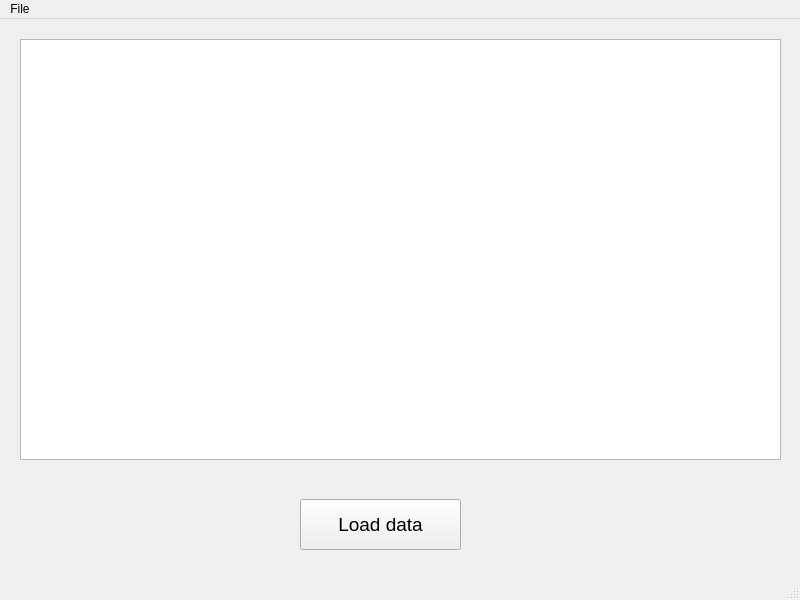
<?xml version="1.0" encoding="UTF-8"?>
<ui version="4.0">
 <class>MainWindow</class>
 <widget class="QMainWindow" name="MainWindow">
  <property name="windowModality">
   <enum>Qt::NonModal</enum>
  </property>
  <property name="geometry">
   <rect>
    <x>0</x>
    <y>0</y>
    <width>800</width>
    <height>600</height>
   </rect>
  </property>
  <property name="windowTitle">
   <string>Adapter - IM6</string>
  </property>
  <property name="windowIcon">
   <iconset>
    <normaloff>resources/favicon.ico</normaloff>resources/favicon.ico</iconset>
  </property>
  <widget class="QWidget" name="centralwidget">
   <widget class="QPushButton" name="pushButtonTest">
    <property name="geometry">
     <rect>
      <x>300</x>
      <y>480</y>
      <width>161</width>
      <height>51</height>
     </rect>
    </property>
    <property name="font">
     <font>
      <pointsize>14</pointsize>
      <weight>50</weight>
      <bold>false</bold>
     </font>
    </property>
    <property name="text">
     <string>Load data</string>
    </property>
   </widget>
   <widget class="QTableWidget" name="tableWidget">
    <property name="geometry">
     <rect>
      <x>20</x>
      <y>20</y>
      <width>761</width>
      <height>421</height>
     </rect>
    </property>
    <property name="autoFillBackground">
     <bool>false</bool>
    </property>
    <property name="editTriggers">
     <set>QAbstractItemView::NoEditTriggers</set>
    </property>
    <property name="alternatingRowColors">
     <bool>false</bool>
    </property>
    <property name="selectionMode">
     <enum>QAbstractItemView::SingleSelection</enum>
    </property>
    <property name="selectionBehavior">
     <enum>QAbstractItemView::SelectRows</enum>
    </property>
    <property name="columnCount">
     <number>0</number>
    </property>
    <attribute name="horizontalHeaderCascadingSectionResizes">
     <bool>false</bool>
    </attribute>
    <attribute name="horizontalHeaderDefaultSectionSize">
     <number>200</number>
    </attribute>
    <attribute name="horizontalHeaderHighlightSections">
     <bool>false</bool>
    </attribute>
    <attribute name="horizontalHeaderStretchLastSection">
     <bool>true</bool>
    </attribute>
   </widget>
  </widget>
  <widget class="QMenuBar" name="menubar">
   <property name="geometry">
    <rect>
     <x>0</x>
     <y>0</y>
     <width>800</width>
     <height>26</height>
    </rect>
   </property>
   <widget class="QMenu" name="menuFile">
    <property name="title">
     <string>File</string>
    </property>
    <addaction name="actionClose"/>
   </widget>
   <addaction name="menuFile"/>
  </widget>
  <widget class="QStatusBar" name="statusbar"/>
  <action name="actionClose">
   <property name="text">
    <string>Close</string>
   </property>
  </action>
 </widget>
 <resources/>
 <connections/>
</ui>
